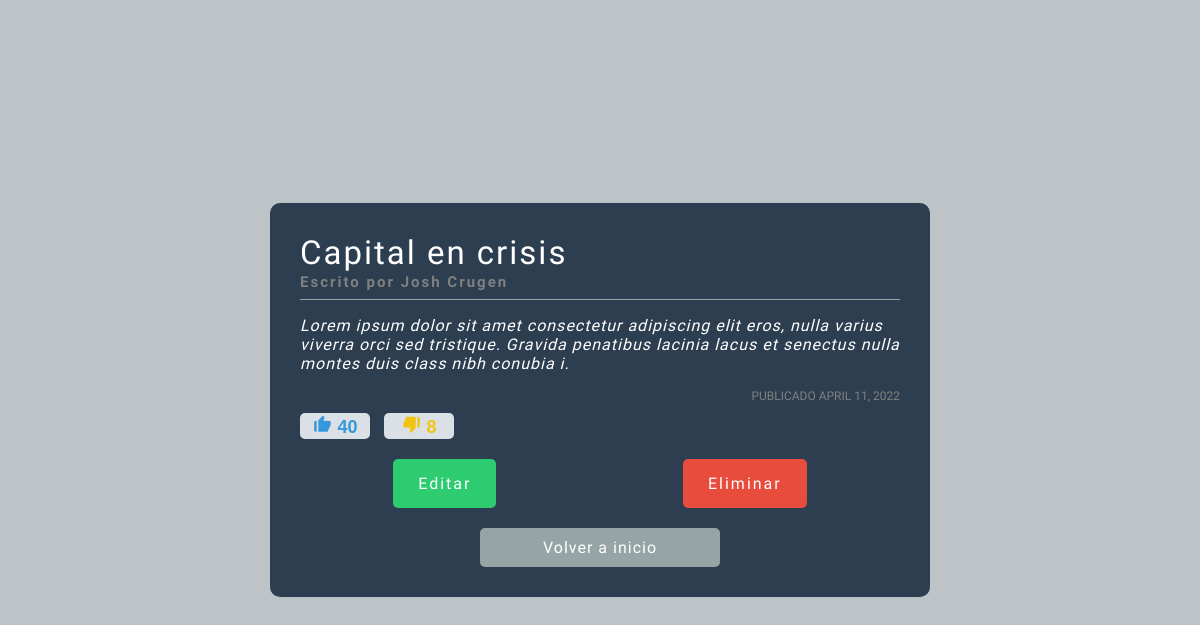
The app's page /spa/4/, older data.
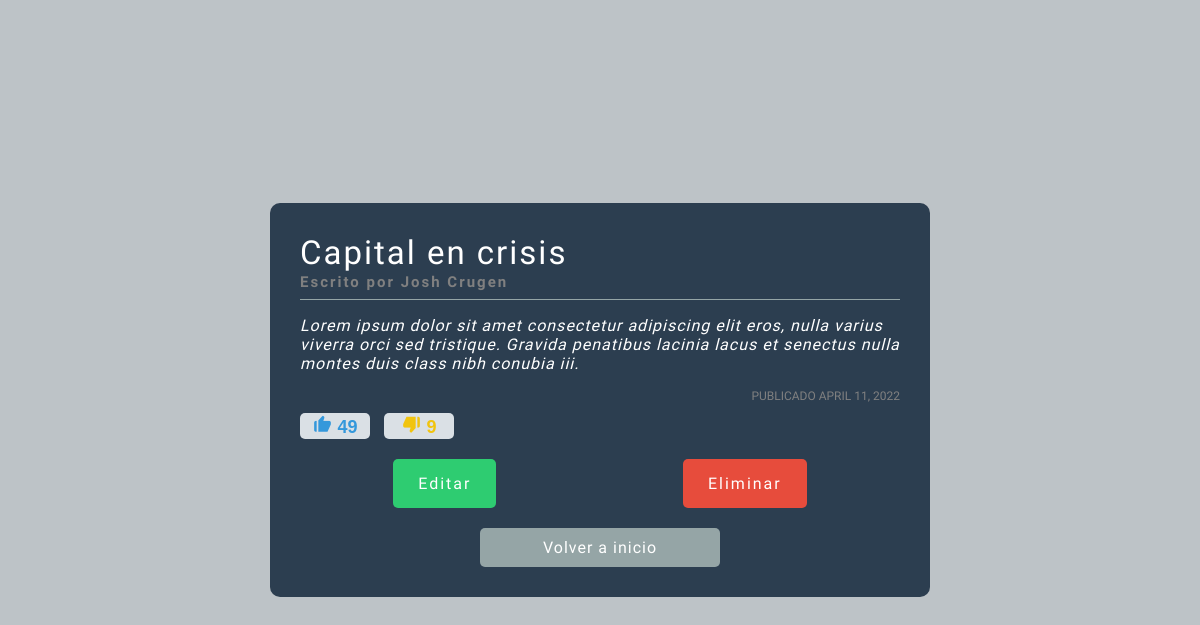
The same page, newer data.
### spa/models.py (models this page shows, shortened)
class Content(models.Model):
  title = models.CharField(max_length=100)
  content = models.TextField(max_length=1000)
  author=models.CharField(max_length=30)
  date = models.DateField(auto_now_add=True)
  positive_votes=models.IntegerField(default=0)
  negative_votes=models.IntegerField(default=0)

### spa/views.py (the view)
# urls.py: path("<int:element_id>/", views.detail,name="detail"),
def detail(request, element_id):
  publication = get_object_or_404(Content, pk=element_id)
  if request.method=='POST':
    if 'like' in request.POST:
      publication.positive_votes +=1
    if 'dislike' in request.POST:
      publication.negative_votes +=1
  publication.save()
  return render(request, 'spa/detail.html',{
    "publication": publication,
  })

### spa/templates/spa/detail.html (shortened to what this page needs)
{% load static %}
<!DOCTYPE html>
<html lang="en">
<head>
  <link href='https://unpkg.com/boxicons@2.1.2/css/boxicons.min.css' rel='stylesheet'>
  <link rel="stylesheet" href="{% static 'spa/base.css' %}">
  <link rel="stylesheet" href="{% static 'spa/details.css' %}">
</head>
<body>
  <section>
    <div class="content">
      <div class="content-title">
        <h1 class="title">{{publication.title}}</h1>
      <span class="author">Escrito por {{publication.author}}</span>
      </div>
      <div class="content-text">
        <p>{{publication.content}}</p>
      </div>
      <div class="content-date">
        <span class="date">
          Publicado {{publication.date}}
        </span>
      </div>
     <div class="content-form">
      <form class="content-votes" method="post">
        <button
          class="like"
          type="submit"
          name="like">
          <i class='bx bxs-like'></i> {{publication.positive_votes}}
        </button>
        <button
          class="dislike"
          type="submit"
          name="dislike">
          <i class='bx bxs-dislike' ></i> {{publication.negative_votes}}
        </button>
      </form>
     </div>
      <div class="content-buttons">
        <a class="edit" href="{% url 'spa:edit' publication.id %}">
          Editar
        </a>
        <a class="delete" href="{% url 'spa:deleted' publication.id %}">
          Eliminar
        </a>
      </div>
      <div class="content-exit">
        <a class="back-button" href="{% url 'spa:content' %}">Volver a inicio</a>
      </div>
    </div>
  </section>
</body>
</html>

Row changes from the older to the newer data that the page shows:
changed Content "Capital en crisis": content "…duis class nibh conubia i." → "…duis class nibh conubia iii."; positive_votes "40" → "49"; negative_votes "8" → "9"
